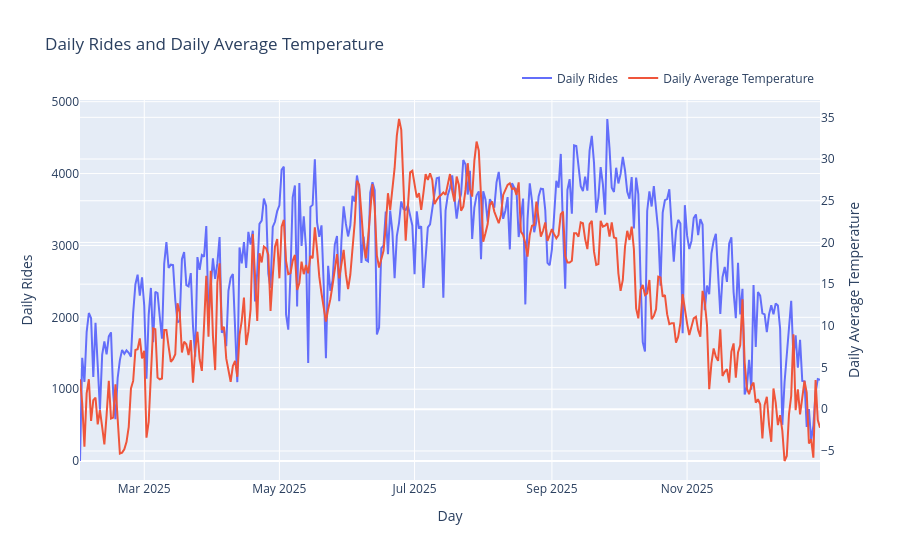

Notebook code for this chart:
### Code cell
import plotly.graph_objects as go


fig = go.Figure()

fig.add_trace(
    go.Scatter(
        x=bike_weather_daily["date"],
        y=bike_weather_daily["number_of_rides"],
        mode="lines",
        name="Daily Rides",
        yaxis="y1"
    )
)

fig.add_trace(
    go.Scatter(
        x=bike_weather_daily["date"],
        y=bike_weather_daily["temperature_2m_mean"],
        mode="lines",
        name="Daily Average Temperature",
        yaxis="y2"
    )
)

fig.update_layout(
    title="Daily Rides and Daily Average Temperature",
    xaxis=dict(
        title="Day"
    ),
    yaxis=dict(
        title="Daily Rides",
        side="left"
    ),
    yaxis2=dict(
        title="Daily Average Temperature",
        overlaying="y",
        side="right"
    ),
    hovermode="x unified",
    legend=dict(
        orientation="h",
        yanchor="bottom",
        y=1.02,
        xanchor="right",
        x=1
    )
)

fig.show()

### Figure 1 — Plotly figure (JSON) as saved in the notebook; plotly's stock layout.template omitted (floating-point values rounded to 4 significant figures; data arrays with more than 128 entries replaced by an {"elided": "..."} marker saying what was removed)
{"data": [{"mode": "lines", "name": "Daily Rides", "type": "scatter", "x": {"elided": "335 str values"}, "y": {"elided": "335 int values"}, "yaxis": "y"}, {"mode": "lines", "name": "Daily Average Temperature", "type": "scatter", "x": {"elided": "335 str values"}, "y": {"elided": "335 float values"}, "yaxis": "y2"}], "layout": {"hovermode": "x unified", "legend": {"orientation": "h", "x": 1, "xanchor": "right", "y": 1.02, "yanchor": "bottom"}, "title": {"text": "Daily Rides and Daily Average Temperature"}, "xaxis": {"title": {"text": "Day"}}, "yaxis": {"side": "left", "title": {"text": "Daily Rides"}}, "yaxis2": {"overlaying": "y", "side": "right", "title": {"text": "Daily Average Temperature"}}}}
